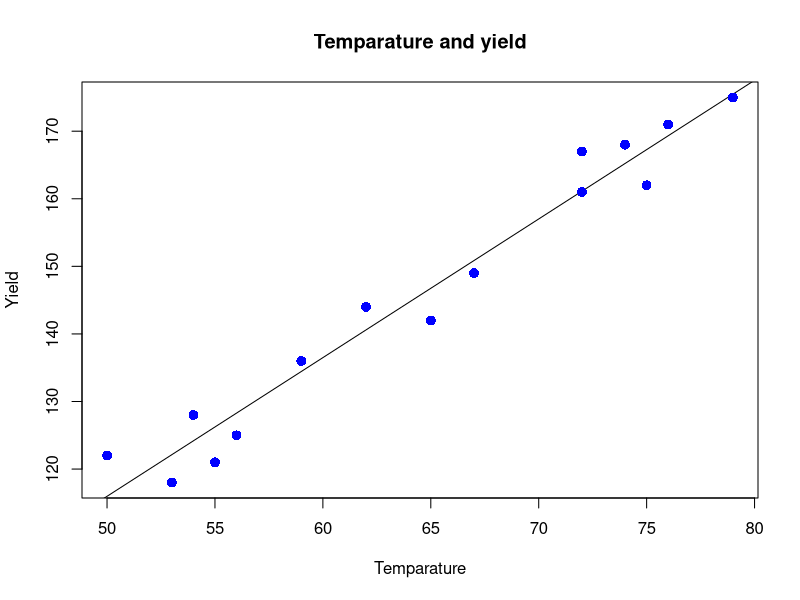

This chart was generated by the following R code:
x <- c(50,53,54,55,56,59,62,65,67,72,72,74,75,76,79)
y <- c(122,118,128,121,125,136,144,142,149,161,167,168,162,171,175)
relation <- lm(y~x)
print(summary(relation))
a <- data.frame(x = 85)
result <- predict(relation,a)
result
plot(x,y,col="blue",main = "Temparature and yield", abline(lm(y~x)),cex= 1.3,pch=16,xlab="Temparature",ylab="Yield")
